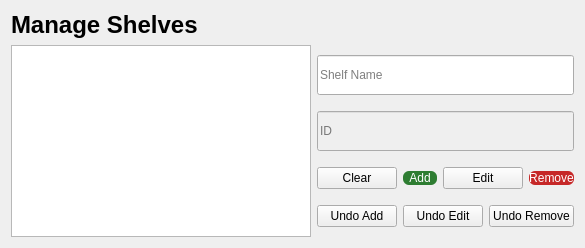
      <widget class="QWidget" name="pageShelves">
       <layout class="QVBoxLayout" name="shelfLayout">
        <item>
         <widget class="QLabel" name="lblShelves">
          <property name="text">
           <string>Manage Shelves</string>
          </property>
          <property name="font">
           <font>
            <pointsize>18</pointsize>
            <weight>75</weight>
            <bold>true</bold>
           </font>
          </property>
         </widget>
        </item>
        <item>
         <layout class="QHBoxLayout" name="shelfListAndFormLayout">
          <item>
           <widget class="QListWidget" name="lstSearch_shelf">
            <property name="minimumSize">
             <size>
              <width>300</width>
              <height>0</height>
             </size>
            </property>
            <property name="font">
             <font>
              <pointsize>12</pointsize>
             </font>
            </property>
           </widget>
          </item>
          <item>
           <layout class="QVBoxLayout" name="shelfFormLayout">
            <item>
             <widget class="QLineEdit" name="txtName_shelf">
              <property name="placeholderText">
               <string>Shelf Name</string>
              </property>
              <property name="minimumSize">
               <size>
                <width>0</width>
                <height>40</height>
               </size>
              </property>
             </widget>
            </item>
            <item>
             <widget class="QLineEdit" name="txtId_shelf">
              <property name="placeholderText">
               <string>ID</string>
              </property>
              <property name="enabled">
               <bool>false</bool>
              </property>
              <property name="minimumSize">
               <size>
                <width>0</width>
                <height>40</height>
               </size>
              </property>
             </widget>
            </item>
            <item>
             <layout class="QHBoxLayout" name="shelfBtnLayout">
              <item>
               <widget class="QPushButton" name="btnClear_name_shelf">
                <property name="text">
                 <string>Clear</string>
                </property>
               </widget>
              </item>
              <item>
               <widget class="QPushButton" name="btnAdd_shelf">
                <property name="text">
                 <string>Add</string>
                </property>
                <property name="styleSheet">
                 <string notr="true">QPushButton { background-color: #2e7d32; color: white; border: none; border-radius: 6px; }</string>
                </property>
               </widget>
              </item>
              <item>
               <widget class="QPushButton" name="btnEdit_shelf">
                <property name="text">
                 <string>Edit</string>
                </property>
               </widget>
              </item>
              <item>
               <widget class="QPushButton" name="btnRemove_shelf">
                <property name="text">
                 <string>Remove</string>
                </property>
                <property name="styleSheet">
                 <string notr="true">QPushButton { background-color: #c62828; color: white; border: none; border-radius: 6px; }</string>
                </property>
               </widget>
              </item>
             </layout>
            </item>
            <item>
             <layout class="QHBoxLayout" name="shelfUndoLayout">
              <item>
               <widget class="QPushButton" name="btnUndoAdd_shelf">
                <property name="text">
                 <string>Undo Add</string>
                </property>
               </widget>
              </item>
              <item>
               <widget class="QPushButton" name="btnUndoEdit_shelf">
                <property name="text">
                 <string>Undo Edit</string>
                </property>
               </widget>
              </item>
              <item>
               <widget class="QPushButton" name="btnUndoRemove_shelf">
                <property name="text">
                 <string>Undo Remove</string>
                </property>
               </widget>
              </item>
             </layout>
            </item>
           </layout>
          </item>
         </layout>
        </item>
       </layout>
      </widget>
